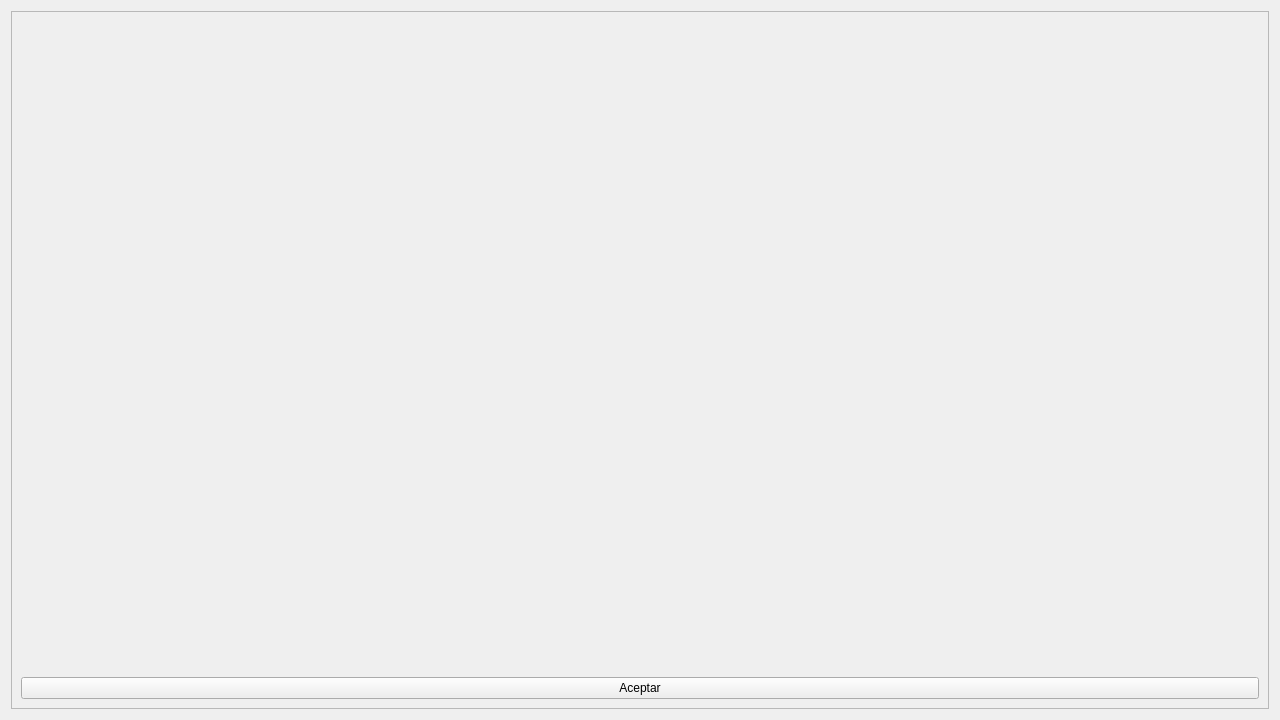
<?xml version="1.0" encoding="UTF-8"?>
<ui version="4.0">
 <class>foto</class>
 <widget class="QWidget" name="foto">
  <property name="geometry">
   <rect>
    <x>0</x>
    <y>0</y>
    <width>1280</width>
    <height>720</height>
   </rect>
  </property>
  <property name="windowTitle">
   <string>Form</string>
  </property>
  <layout class="QHBoxLayout" name="horizontalLayout">
   <item>
    <widget class="QScrollArea" name="scrollArea">
     <property name="widgetResizable">
      <bool>true</bool>
     </property>
     <widget class="QWidget" name="scrollAreaWidgetContents">
      <property name="geometry">
       <rect>
        <x>0</x>
        <y>0</y>
        <width>1260</width>
        <height>700</height>
       </rect>
      </property>
      <layout class="QVBoxLayout" name="verticalLayout">
       <item>
        <widget class="QLabel" name="label">
         <property name="text">
          <string/>
         </property>
        </widget>
       </item>
       <item>
        <widget class="QPushButton" name="pushButton">
         <property name="text">
          <string>Aceptar</string>
         </property>
        </widget>
       </item>
      </layout>
     </widget>
    </widget>
   </item>
  </layout>
 </widget>
 <resources/>
 <connections/>
</ui>
